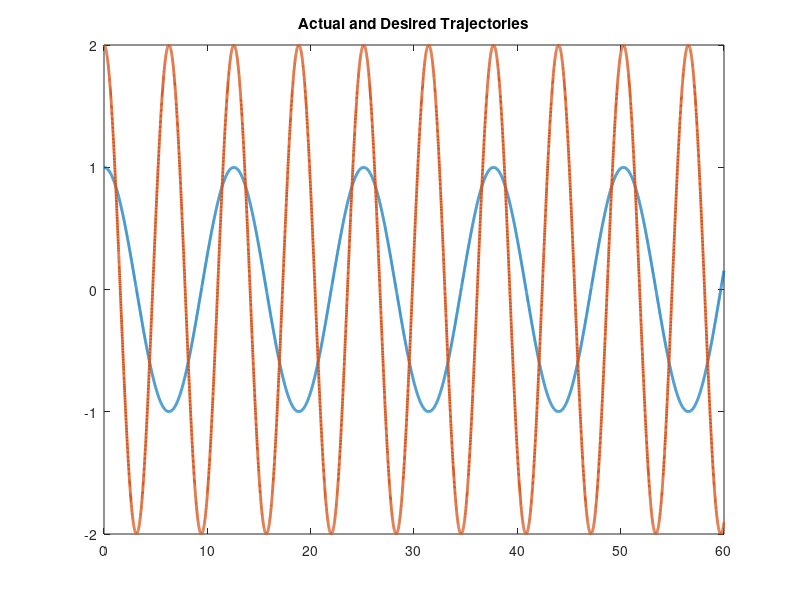

Source code (MATLAB): (Note: this script raises an error after producing the figure.)
function twoLinkRobotAdaptive
close all
global controlinput wHat t1 t2 u wHatdummy 

%Set up parameters for sim
%Errors in Yd matrix are qd - q and this entire matrix has errors qd - q

p1       = 3.473;
p2       = 0.196;
p3       = 0.242;
f1       = 5.3;
f2       = 1.1;
fs1      = 1.2;
fs2      = 0.4;


% Stacked parameter vector
theta    = [p1;p2;p3;f1;f2;fs1;fs2];
controlinput = [1;1];
wHatdummy      = [120;80];

% Simulation final time
tf   = 60;

% Initial condition vector (X0 must be same size and "form" as X and XDot below)
% (i.e1., in this sim, X0 = [e0;r0;thetahat0])
X0   = [4;10;3;2;1;1];

% Options for integration function
opts = odeset('RelTol',1e-3,'AbsTol',1e-3);

% Integrate (you can send the paramters theta to the dynamics as seen below)
[t,STATES] = ode45(@(t,X) twoLinkdynamics(t,X,theta),[0 tf],X0,opts);

% Set up desired trajectory data for plots (enter desired trajectory for your simulation)
qd = [cos(0.5*t) 2*cos(t)]';

% Parse integrated states (STATES is the same "form" as X0)
% (i.e1., in this sim, STATES = [e1 r thetahat] over all time);
e  = STATES(:,1:2)';
r  = STATES(:,3:4)';
thetaHat = STATES(:,5:6)';


% Compute x from e1 and xd for plotting purposes
q  = qd - e;

% Plot the actual vs desired trajectories
figure(1)
plot(t,qd,'-','LineWidth',2)
title('Actual and Desired Trajectories');
hold on
ax = gca;
ax.ColorOrderIndex = 1;
plot(t,q,':','LineWidth',2)
xlabel('time')
hold off

% Plot the filtered tracking error
figure(2)
plot(t,r,'--','LineWidth',2)
title('Filtered Tracking error')
xlabel('time')

% Plot the adaptive estimates vs actual parameters
figure(3)
plot(t,repmat(theta,1,length(t)),'-','LineWidth',2)
hold on
ax = gca;
ax.ColorOrderIndex = 1;
plot(t,thetaHat,':','LineWidth',2)
xlabel('time')

title('Adaptive Estimates & Actual Parameters')
hold off

figure(4)
time = 0:tf/length(controlinput):tf;
time(end) = [];
plot(time,controlinput(1,:))
title('Control input for Link 1');
xlabel('Time(s)')
ylabel('Torque(Nm)')

figure(5)
time = 0:tf/length(controlinput):tf;
time(end) = [];
plot(time,controlinput(2,:))
title('Control input for Link 2');
xlabel('Time(s)')
ylabel('Torque(Nm)')



figure(6)
time = 0:tf/length(wHatdummy):tf;
time(end) = [];
plot(time,wHat(1,:),'b')
hold on 
plot(time,wHat(2,:),'k')
hold off
legend('wHat1','wHat2');
title('w');
xlabel('Time(s)')
ylabel('Torque(Nm')



function [XDot] = twoLinkdynamics(t,X,theta)
global u controlinput t1 t2 wHatdummy wHat 
t
% Parse parameter vector
p1  = theta(1);
p2  = theta(2);
p3  = theta(3);
f1  = theta(4);
f2  = theta(5);
fs1 = theta(6);
fs2 = theta(7);


% Select gains for controller
K        = 10;
K1       = 10;
K2       = 10;

a1       = 1.4;    

gamma = [11.4 0; 
         0 1.4];

beta     = 0.4;

wHat1    = K1*3;
wHat2    = K2*2;
t1       = 1;
t2       = 1;



% Desired trajectory and needed derivatives
qd       = [cos(0.5*t);2*cos(t)];
qdDot    = [-0.5*sin(0.5*t);-2*sin(t)]; %Enter the expression
qdDotDot = [-0.25*cos(0.5*t);-2*cos(t)]; %Enter the expression



% Parse current states (X is the same size and "form" as X0)
% (i.e1., in this sim, X = [e1;r;thetahat])
e        = [X(1);X(2)];
r        = [X(3);X(4)];
thetaHat = [X(5);X(6)];


% Compute current x and xDot for convenience
q        = qd - e;
qDot     = qdDot + a1*e - r;



% Compute cos(x2) and sin(x2) for convenience
c2       = cos(q(2));
s2       = sin(q(2));


% Compute current matrices for the dynamics
M        = [p1 + 2*p3*c2 p2 + p3*c2;p2 + p3*c2 p2];
Vm       = [-p3*s2*qDot(2) -p3*s2*(qDot(1) + qDot(2));p3*s2*qDot(1) 0];
fd       = [f1 0;0 f2];


%Ys Matrix
ys11    =   sign(qDot(1));
ys12    =  0;

ys21    = 0;
ys22    =   sign(qDot(2));

Ys      = [ys11 ys12;ys21 ys22];

 

% Design controller




if t == t1*4*pi
   
            if abs(wHat1) < beta
                                                             %Finding the saturated values for wHat1 
            else
                wHat1 = sign(wHat1)*beta;

            end
            
            if abs(wHat2) < beta
                                                             %Finding the saturated values for  wHat2
                else 
                    wHat2 = sign(wHat2)*beta;
            end
     wHat1 = wHat1 + K1*r(1);
     wHat2 = wHat2 + K2*r(2);                                        %Updating the wHat periodically
     t1 = t1 + 1;
else
            if t == t2*2*pi
             
                   if abs(wHat2) < beta
                                                                 %Finding the saturated values for  wHat2
                    else 
                        wHat2 = sign(wHat2)*beta;
                   end
                   
                   wHat2 = wHat2 + K2*r(2);
              t2 = t2 + 1;
            else
                    wHat1 = K1*r(1);
                    wHat2 = K2*r(2);
    end
    
    
end

wHat = [wHat1; wHat2];



u        = K*r + e + wHat + Ys*thetaHat; %Enter the expression

controlinput = horzcat(controlinput,u);

wHat         = horzcat(wHatdummy,wHat);

% Compute current closed-loop dynamics
eDot       = r - a1*e;

rDot       = M\(M*qdDotDot + Vm*qDot + fd*qDot +[fs1 0; 0 fs2]*[sign(qDot(1)); sign(qDot(2))]+ M*a1*eDot - u); %Enter the expression


thetaHatDot = (gamma*Ys'*r); %Enter the expression

% Stacked dynamics vector (XDot is the same size and "form" as X)
XDot        = [eDot;rDot;thetaHatDot];
